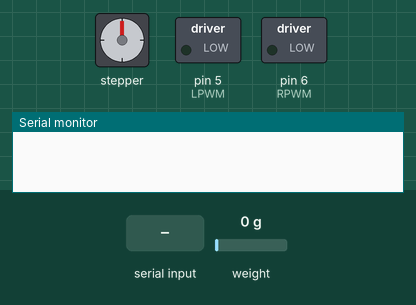
Bench run of a sketch on a simulated Arduino Uno, built with avr-gcc and run on an emulated ATmega328P. On the bench: stepper motor, switched loads named in the sketch (green lamp = pin HIGH), the last lines printed to the serial monitor. Wiring (inferred from the names in the program): stepper motor driver (200 steps per turn assumed): step pin 3; direction pin 2. Inputs (shaded band) come from the test bench; at power-on: weight on the scale 0 g. Pins used as bus, display or sensor lines are not drawn.

Above: at 2.2 s.
2.3 s: "s" received over Serial
At 3.3 s:
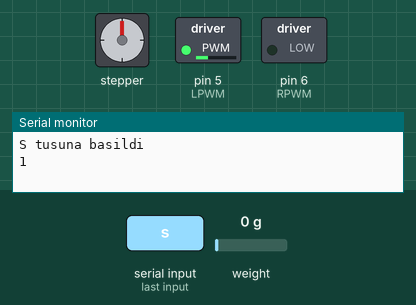
At 5.2 s:
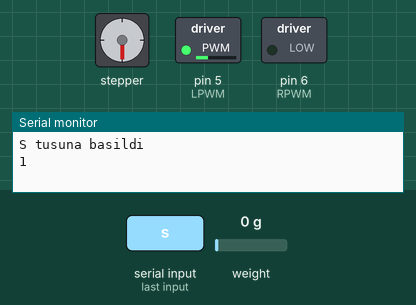
5.3 s: "c" received over Serial
At 8.8 s:
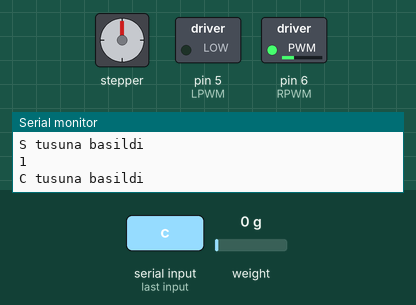
Timing chart, 0 to 14.3 s (numbered marks = the images above; inputs shaded):
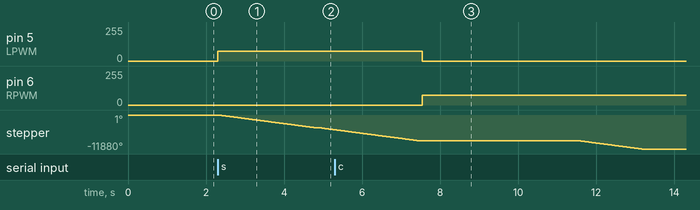

Measured:
- after the input at 2.3 s, pin 5 (LPWM): 0/255 → 75/255 at once; stepper: keeps turning counter-clockwise at about 1736°/s, starting at once
- after the input at 5.3 s, pin 5 (LPWM): 75/255 → 0/255 after 2.2 s; pin 6 (RPWM): 0/255 → 75/255 after 2.2 s

The sketch:

scratch_tester.ino
```cpp
#include "HX711.h"

/////////////////////////////////////////////////////////////////////////////
//////////////////////// VARIABLES & CONSTANTS //////////////////////////////
/////////////////////////////////////////////////////////////////////////////

// PINS
const int SERVO_MOTOR_STEP_PIN = 3;
const int SERVO_MOTOR_DIR_PIN = 2;
const int HX711_SCK = 8;
const int HX711_DOUT = 9;
const int RPWM = 6;
const int LPWM = 5;

// CONSTANTS
const int WAIT_STATE = 111;
const int PRINT_DELAY = 2000;
const int SERVO_MOTOR_DELAY = 500;
const int LOAD_CELL_DELAY = 500;
const int LINEAR_ACTUATOR_MAX_SPEED = 75;
const int LINEAR_ACTUATOR_GO_TO_UP_TIME = 10000; // TODO: CHANGE HERE BY CALIBRATING TIME
const int SERVO_MOTOR_GO_TO_CAM_TIME = 5000;     // TODO: CHANGE HERE BY CALIBRATING TIME
const int SERVO_MOTOR_RESET_TIME = 15000;        // TODO: CHANGE HERE BY CALIBRATING TIME
const double LOAD_CELL_SET_SCALE_FACTOR = -18.2583;           // TODO: CHANGE HERE BY CALIBRATING LOAD CELL
const double LOAD_CELL_LINEAR_ACTUATOR_START_THRESHOLD = 1;  // TODO: CHANGE HERE BY CALIBRATING LOAD CELL
const double LOAD_CELL_LINEAR_ACTUATOR_MAX_THRESHOLD = 3000; // TODO: CHANGE HERE BY CALIBRATING NEWTONS

// STATE VARIABLES
int currentState = WAIT_STATE;          // Corresponding state in Python GUI
float currentWeight = -1;      // Weight calculated by Load Cell
bool printedCaseTwo = false;   // For non-blocking the process
bool printedCaseThree = false; // For non-blocking the process
int loadCellMax = 7000;
byte linearActuatorSpeed = 0;
int linearActuatorGoToUpTimeSpent = 0;
int servoMotorGoToCamTimeSpent = 0;
int servoMotorResetTimeSpent = 0;
char userInput= 'a';


/// ysf
#define stepPin 3
#define dirPin 2
bool motor_run = false;


// Load Cell
HX711 scale;

bool checkLoadCell()
{
  double scaled = scale.get_units();
  //Serial.println(scaled);
  if(scaled > loadCellMax)
  {
    return true;
  }
  else
  {
    return false;
  }
}

void linearActuatorMovement()
{
  linearActuatorSpeed = LINEAR_ACTUATOR_MAX_SPEED;
  analogWrite(RPWM, linearActuatorSpeed);
  analogWrite(LPWM, 0);
}

void stepMotorMovement()
{
  digitalWrite(SERVO_MOTOR_DIR_PIN, LOW);
  digitalWrite(SERVO_MOTOR_STEP_PIN, HIGH);
  delayMicroseconds(SERVO_MOTOR_DELAY);
  digitalWrite(SERVO_MOTOR_STEP_PIN, LOW);
  delayMicroseconds(SERVO_MOTOR_DELAY);
}

void allReset()
{
  linearActuatorUp();
  //servoMotorLeft();
}

/////////////////////////////////////////////////////////////////////////////
//////////////////////// SERVO MOTOR DRIVER /////////////////////////////////
/////////////////////////////////////////////////////////////////////////////

void setupServoMotor()
{
  pinMode(SERVO_MOTOR_STEP_PIN, OUTPUT);
  pinMode(SERVO_MOTOR_DIR_PIN, OUTPUT);
}

void servoMotorRight()
{
  Serial.println("Motor Right Code Started.");
  digitalWrite(SERVO_MOTOR_DIR_PIN, LOW);
  digitalWrite(SERVO_MOTOR_STEP_PIN, HIGH);
  delayMicroseconds(SERVO_MOTOR_DELAY);
  digitalWrite(SERVO_MOTOR_STEP_PIN, LOW);
  delayMicroseconds(SERVO_MOTOR_DELAY);
}

void servoMotorLeft()
{
  digitalWrite(SERVO_MOTOR_DIR_PIN, HIGH);
  digitalWrite(SERVO_MOTOR_STEP_PIN, HIGH);
  delayMicroseconds(SERVO_MOTOR_DELAY);
  digitalWrite(SERVO_MOTOR_STEP_PIN, LOW);
  delayMicroseconds(SERVO_MOTOR_DELAY);
}


void motor()
{
  digitalWrite(dirPin,HIGH); // Enables the motor to move in a particular direction
  // Makes 200 pulses for making one full cycle rotation
  for(int x = 0; x < 800; x++) {
    digitalWrite(stepPin,HIGH);
    delayMicroseconds(700);    // by changing this time delay between the steps we can change the rotation speed
    digitalWrite(stepPin,LOW);
    delayMicroseconds(700);
  }
  delay(1000); // One second delay

  digitalWrite(dirPin,LOW); //Changes the rotations direction
  // Makes 400 pulses for making two full cycle rotation
  for(int x = 0; x < 3000; x++) {
    digitalWrite(stepPin,HIGH);
    delayMicroseconds(500);
    digitalWrite(stepPin,LOW);
    delayMicroseconds(500);
  }
  delay(1000);
}

void motor3()
{
  digitalWrite(dirPin,LOW); // Enables the motor to move in a particular direction
  // Makes 200 pulses for making one full cycle rotation
  for(int x = 0; x < 2500; x++) {
    digitalWrite(stepPin,HIGH);
    delayMicroseconds(500);    // by changing this time delay between the steps we can change the rotation speed
    digitalWrite(stepPin,LOW);
    delayMicroseconds(500);
  }
}

void motor2()
{
  digitalWrite(dirPin,LOW); //Changes the rotations direction
  // Makes 400 pulses for making two full cycle rotation
  for(int x = 0; x < 1600; x++) {
    digitalWrite(stepPin,HIGH);
    delayMicroseconds(500);
    digitalWrite(stepPin,LOW);
    delayMicroseconds(500);
  }
}


/////////////////////////////////////////////////////////////////////////////
/////////////////////////// LOAD CELL ///////////////////////////////////////
/////////////////////////////////////////////////////////////////////////////

void setupLoadCell()
{
  scale.begin(HX711_DOUT, HX711_SCK);
  scale.set_scale(LOAD_CELL_SET_SCALE_FACTOR); // TODO: CHANGE HERE BY THE CALIBRATION VALUE
  scale.tare();
}

/////////////////////////////////////////////////////////////////////////////
/////////////////////// LINEAR ACTUATOR /////////////////////////////////////
/////////////////////////////////////////////////////////////////////////////

void setupLinearActuator()
{
  pinMode(RPWM, OUTPUT);
  pinMode(LPWM, OUTPUT);
}

void linearActuatorDown()
{
  linearActuatorSpeed = LINEAR_ACTUATOR_MAX_SPEED;
  analogWrite(RPWM, 0);
  analogWrite(LPWM, linearActuatorSpeed);
}

void linearActuatorUp()
{
  linearActuatorSpeed = LINEAR_ACTUATOR_MAX_SPEED;
  analogWrite(RPWM, linearActuatorSpeed);
  analogWrite(LPWM, 0);
}

void linearActuatorReset()
{
  linearActuatorSpeed = LINEAR_ACTUATOR_MAX_SPEED;
  unsigned long startTime = millis();
  for (; millis() - startTime < 4000;)
  {
    linearActuatorUp();
  }
  Serial.println("reset loop end");
}

/////////////////////////////////////////////////////////////////////////////
/////////////////////////////// HELPERS /////////////////////////////////////
/////////////////////////////////////////////////////////////////////////////

void printState(int currentState)
{
  delay(PRINT_DELAY / 2);
  Serial.println(currentState);
  delay(PRINT_DELAY);
}

/////////////////////////////////////////////////////////////////////////////
///////////////////////////// SETUP /////////////////////////////////////////
/////////////////////////////////////////////////////////////////////////////

void setup()
{
  Serial.begin(9600);
  setupLoadCell();
  setupLinearActuator();

  pinMode(stepPin,OUTPUT);
  pinMode(dirPin,OUTPUT);


}

/////////////////////////////////////////////////////////////////////////////
///////////////////////////// LOOP //////////////////////////////////////////
/////////////////////////////////////////////////////////////////////////////

void loop()
{
  if (motor_run)
  {
    motor3();
  }

  if (checkLoadCell())
  {
    motor_run = false;
    linearActuatorReset();
    motor2();
  }

  if (Serial.available() > 0)
  {
    userInput = Serial.read();
    switch (userInput) {
      case 's':
        Serial.println("S tusuna basildi");
        linearActuatorDown();
        motor_run = true;
        Serial.println(motor_run);
        break;
      case 'c':
        Serial.println("C tusuna basildi");
        linearActuatorReset();
        motor2();
        motor_run = false;
        break;
      default:
        // if nothing else matches, do the default
        // default is optional
        break;
    }
  }
}


  // if (userInput == 's')
  // {
  //   Serial.println("S tusuna basildi");
  //   linearActuatorDown();
  // }
  // else if (checkLoadCell())
  // {
  //   //STOP
  //   //RESET
  // }
  // else if (userInput == 'c')
  // {
  //   Serial.println("C tusuna basildi");
  //   linearActuatorReset();
  // }
  // else
  // {

  // }
```
